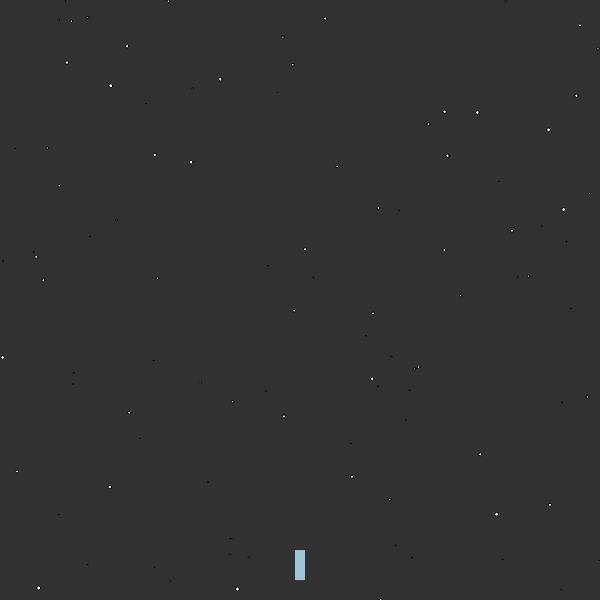
Frame 1 (no input)
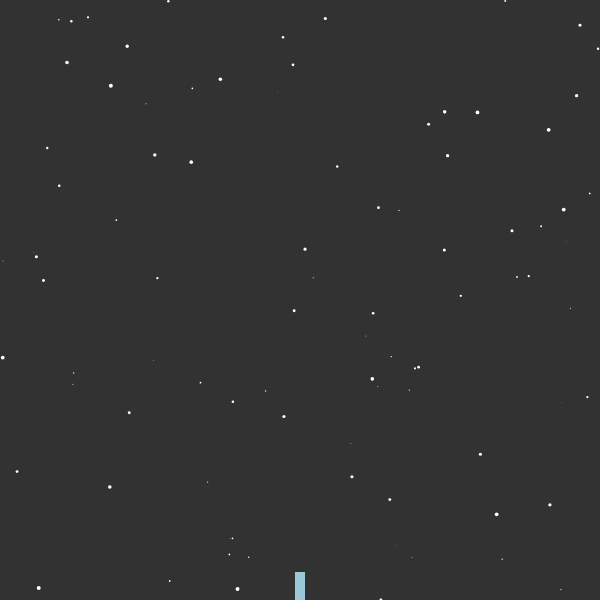
Frame 60 (no input)
Frame 120 (the mouse pressed at the canvas centre since frame 60): identical to frame 60, image omitted

The p5.js sketch that drew these frames (run headless with seeded random() and noise() and a simulated clock; from frame 60 on, the mouse is pressed at the canvas centre):

// p5.js sketch
// ── sketch.js
let rocket, stars = []
let speedP
let ROCKETS_QTY = 1

/**
 * 
 */
function setup() {
  createCanvas(600, 600)
  rocket = new Rocket()

  for (let i = 0; i < 100; i++) {
    let s = {
      pos: createVector(random(0, width), random(0, height)),
      size: random(0, 4)
    }
    stars.push(s)
  }

  speedP = createP('Speed: ' + abs(rocket.vel.y))
  speedP.position(width+15, 0)
}

/**
 * 
 */
function draw() {
  background(50)
  
  // Draw starts
  for (let star of stars) {
    fill(255)
    ellipse(star.pos.x, star.pos.y, star.size)
  }

  speedP.html('Speed: ' + abs(rocket.vel.y))
  
  // User force
  rocket.applyForce(createVector(rocket.direction.x * rocket.mass, rocket.direction.y * rocket.mass))
  rocket.direction.x = 0
  rocket.direction.y = 0

  console.log('Speed: ' + abs(rocket.vel.y))
    
  // Gravity
  rocket.applyForce(createVector(0, 0.02))
  rocket.update()
  rocket.show()
}

/** 
 * Controls
 */
function keyPressed() {
  switch (keyCode) {
    case UP_ARROW:
      rocket.direction.y = -1 // up
      break
    case DOWN_ARROW:
      rocket.direction.y = 1 // down
      break
    case RIGHT_ARROW:
      rocket.direction.x = 1 // right
      break
    case LEFT_ARROW:
      rocket.direction.x = -1 // left
      break
  }
}
// ── Rocket.js

class Rocket { 
  constructor () {
    this.mass = 0.5
    this.size = 10
    this.pos = createVector(width/2, height-50)
    this.vel = createVector(0, 0)
    this.acc = createVector(0, 0)
    this.color = color(155, 200, 215)
    this.speedLimit = 2
    this.direction = createVector(0, 0)
  }

  show () {
    noStroke()
    fill(this.color)
    rect(this.pos.x-5, this.pos.y, this.size, this.size*3)
    //ellipse(this.pos.x, this.pos.y, this.size)
  }

  update () {
    this.checkEdges()
    
    // Velocity changes according to acceleration
    this.vel.add(this.acc)
    this.vel.limit(this.speedLimit)
    
    // Position changes by velocity
    this.pos.add(this.vel)
    
    // Clear acceleration each frame
    this.acc.mult(0)

  }

  // Newton's 2nd law: F = M * A or A = F / M
  applyForce(force) {
    let f = p5.Vector.div(force, this.mass)
    this.acc.add(f)
  }

  /**
   * 
   */
  checkEdges() {
    if (this.pos.y >= height - this.size*3) {
      this.pos.y = height - this.size*3
    }
  }


}
